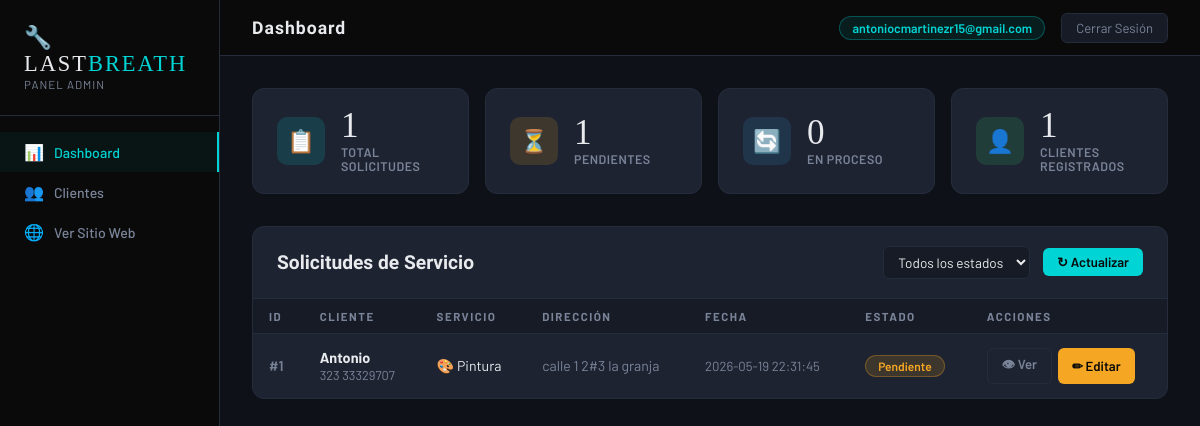
Page /admin/ (signed in) on the committed database.
### tables this page shows
CREATE TABLE users (
            id INTEGER PRIMARY KEY AUTOINCREMENT,
            nombre TEXT NOT NULL,
            email TEXT UNIQUE NOT NULL,
            telefono TEXT,
            direccion TEXT,
            password_hash TEXT,
            rol TEXT DEFAULT 'cliente',
            activo INTEGER DEFAULT 1,
            creado_en TEXT DEFAULT (datetime('now'))
        );

CREATE TABLE solicitudes (
            id INTEGER PRIMARY KEY AUTOINCREMENT,
            user_id INTEGER NOT NULL,
            servicio_id INTEGER NOT NULL,
            descripcion TEXT,
            direccion TEXT NOT NULL,
            estado TEXT DEFAULT 'Pendiente',
            fecha_solicitud TEXT DEFAULT (datetime('now')),
            notas_admin TEXT,
            FOREIGN KEY (user_id) REFERENCES users(id),
            FOREIGN KEY (servicio_id) REFERENCES servicios(id)
        );

CREATE TABLE servicios (
            id INTEGER PRIMARY KEY AUTOINCREMENT,
            nombre TEXT NOT NULL,
            descripcion TEXT,
            icono TEXT,
            precio_base REAL DEFAULT 0,
            disponible INTEGER DEFAULT 1
        );

### src/controllers/admin_controller.py (the view)
def dashboard():
    stats = SolicitudService.obtener_estadisticas()
    estado_filtro = request.args.get('estado', 'todos')
    solicitudes = SolicitudService.obtener_solicitudes_filtradas(
        None if estado_filtro == 'todos' else estado_filtro
    )
    return render_template('admin/dashboard.html',
                           stats=stats,
                           solicitudes=solicitudes,
                           estado_filtro=estado_filtro)

### src/config/database.py (called while the page is built)
def get_db():
    conn = sqlite3.connect(DB_PATH)
    conn.row_factory = sqlite3.Row
    conn.execute("PRAGMA foreign_keys = ON")
    return conn

### src/config/logger.py (called while the page is built)
def log_request(method: str, url: str, status: int, duration_ms: float, ip: str, user_agent: str):
    import json
    logger.debug(json.dumps({
        "type": "http",
        "method": method,
        "url": url,
        "status": status,
        "duration": f"{duration_ms:.1f}ms",
        "ip": ip,
        "user_agent": user_agent
    }))

### src/services/solicitud_service.py (called while the page is built)
    @staticmethod
    def obtener_estadisticas():
        conn = get_db()
        cur = conn.cursor()
        total = cur.execute("SELECT COUNT(*) FROM solicitudes").fetchone()[0]
        pendientes = cur.execute("SELECT COUNT(*) FROM solicitudes WHERE estado='Pendiente'").fetchone()[0]
        en_proceso = cur.execute("SELECT COUNT(*) FROM solicitudes WHERE estado='En Proceso'").fetchone()[0]
        completados = cur.execute("SELECT COUNT(*) FROM solicitudes WHERE estado='Completado'").fetchone()[0]
        clientes = cur.execute("SELECT COUNT(*) FROM users WHERE rol='cliente'").fetchone()[0]
        conn.close()
        return {'total': total, 'pendientes': pendientes, 'en_proceso': en_proceso,
                'completados': completados, 'clientes': clientes}

### templates/admin/dashboard.html (shortened to what this page needs)
<!DOCTYPE html>
<html lang="es">
<head>
</head>
<body>
    <div class="admin-layout">
        <aside class="sidebar">
            <div class="sidebar-brand">
                <div class="brand-name">🔧 LAST<span>BREATH</span></div>
                <div class="brand-sub">Panel Admin</div>
            </div>
            <nav class="sidebar-nav">
                <a href="/admin/" class="nav-item active">
                    <span class="nav-icon">📊</span> Dashboard
                </a>
                <a href="/admin/clientes" class="nav-item">
                    <span class="nav-icon">👥</span> Clientes
                </a>
                <a href="/" class="nav-item" target="_blank">
                    <span class="nav-icon">🌐</span> Ver Sitio Web
                </a>
            </nav>
        </aside>
        <div class="main-content">
            <div class="topbar">
                <span class="topbar-title">Dashboard</span>
                <div class="topbar-right">
                    <span class="admin-badge">{{ session.admin_username or 'admin' }}</span>
                    <a href="/admin/logout" class="btn-logout">Cerrar Sesión</a>
                </div>
            </div>
            <div class="dash-content">
                <div class="stats-row">
                    <div class="stat-card">
                        <div class="stat-icon stat-cyan">📋</div>
                        <div>
                            <div class="stat-num">{{ stats.total }}</div>
                            <div class="stat-label">Total Solicitudes</div>
                        </div>
                    </div>
                    <div class="stat-card">
                        <div class="stat-icon stat-amber">⏳</div>
                        <div>
                            <div class="stat-num">{{ stats.pendientes }}</div>
                            <div class="stat-label">Pendientes</div>
                        </div>
                    </div>
                    <div class="stat-card">
                        <div class="stat-icon stat-blue">🔄</div>
                        <div>
                            <div class="stat-num">{{ stats.en_proceso }}</div>
                            <div class="stat-label">En Proceso</div>
                        </div>
                    </div>
                    <div class="stat-card">
                        <div class="stat-icon stat-green">👤</div>
                        <div>
                            <div class="stat-num">{{ stats.clientes }}</div>
                            <div class="stat-label">Clientes Registrados</div>
                        </div>
                    </div>
                </div>
                <div class="table-section">
                    <div class="table-header">
                        <span class="table-title">Solicitudes de Servicio</span>
                        <div class="table-actions">
                            <form method="GET" style="display:flex;gap:8px;align-items:center;">
                                <select name="estado" class="filter-select" onchange="this.form.submit()">
                                    <option value="todos" {% if estado_filtro == 'todos' %}selected{% endif %}>Todos los estados</option>
                                </select>
                            </form>
                            <a href="/admin/" class="btn-sm btn-sm-cyan">↻ Actualizar</a>
                        </div>
                    </div>
                    <table class="data-table">
                        <thead>
                            <tr>
                                <th>ID</th>
                                <th>Cliente</th>
                                <th>Servicio</th>
                                <th>Dirección</th>
                                <th>Fecha</th>
                                <th>Estado</th>
                                <th>Acciones</th>
                            </tr>
                        </thead>
                        <tbody>
                            {% for sol in solicitudes %}
                            <tr>
                                <td style="color:var(--muted); font-weight:600;">#{{ sol['id'] }}</td>
                                <td>
                                    <div class="client-info">
                                        <strong>{{ sol['cliente_nombre'] }}</strong>
                                        <small>{{ sol['cliente_tel'] }}</small>
                                    </div>
                                </td>
                                <td>{{ sol['servicio_icono'] }} {{ sol['servicio_nombre'] }}</td>
                                <td style="color:var(--muted);">{{ sol['direccion'] }}</td>
                                <td style="color:var(--muted); font-size:0.82rem;">{{ sol['fecha_solicitud'] }}</td>
                                <td>
                                    {% if sol['estado'] == 'Pendiente' %}
                                        <span class="badge badge-warning">Pendiente</span>
                                    {% elif sol['estado'] == 'En Proceso' %}
                                        <span class="badge badge-info">En Proceso</span>
                                    {% elif sol['estado'] == 'Completado' %}
                                        <span class="badge badge-success">Completado</span>
                                    {% else %}
                                        <span class="badge badge-danger">Cancelado</span>
                                    {% endif %}
                                </td>
                                <td>
                                    <div class="actions-cell">
                                        <a href="/admin/solicitudes/{{ sol['id'] }}" class="btn-sm btn-sm-outline">👁 Ver</a>
                                        <a href="/admin/solicitudes/{{ sol['id'] }}/editar" class="btn-sm btn-sm-amber">✏ Editar</a>
                                    </div>
                                </td>
                            </tr>
                            {% else %}
                            <tr>
                                <td colspan="7" style="text-align:center; padding:3rem; color:var(--muted);">
                                    No hay solicitudes para mostrar.
                                </td>
                            </tr>
                            {% endfor %}
                        </tbody>
                    </table>
                </div>
            </div>
        </div>
    </div>
</body>
</html>

### rows in the picture
users: email "antoniocmartinezr15@gmail.com"
solicitudes: id "1", cliente_nombre "Antonio", cliente_tel "323 33329707", servicio_icono "🎨", servicio_nombre "Pintura", direccion "calle 1 2#3 la granja", fecha_solicitud "2026-05-19 22:31:45", estado "Pendiente"

### other values in the picture
{{ stats.total }} "1"
{{ stats.pendientes }} "1"
{{ stats.en_proceso }} "0"
{{ stats.clientes }} "1"
